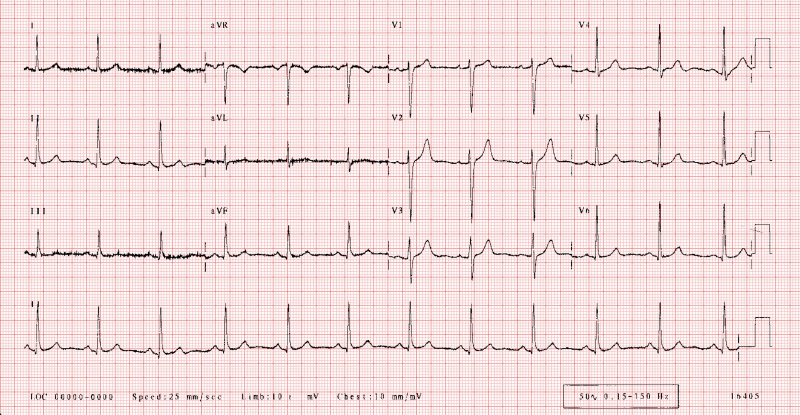
#> input picture backend/tests/sample_data/extracted_blob_7.jpg, 1600 x 829 px (shown at 1/2 size)
$ python -i ecg_reconstructor.py   (imports and definitions only)
#> lines starting #> are read from the running program, lines starting #| are printed output that depends on the picture; after the words box and inside, x2 and y2 are one past the last pixel; in counts of white or black regions, pixels touching at a corner belong together
"""
Spandan AI - Medical-Grade ECG Report Reconstructor
Converts scanned/photographed physical 12-lead ECG reports into standardized,
clean, noise-free, and clinically faithful digital ECG vector records and rendered sheets.

Adheres strictly to Medical-Correctness Rules:
1. No generative/diffusion/GAN models: deterministic signal extraction only.
2. Zero fabricated signal: no synthetic fallback. Gaps > 40ms remain as NaNs.
3. True physical amplitude and timing preserved (mV and seconds, not normalized to 1).
4. Full vertical extent preserved for steep QRS complexes (no peak clipping).
5. Diagnostic filtering: <= 0.05 Hz zero-phase highpass, light lowpass, fidelity checks.
6. Rhythm, intervals, and morphology strictly preserved.
7. Visible regulatory disclaimer in header/footer.
"""

import os
# [2 lines not run here, left out]
import io
import re
import math
import base64
import logging
from typing import Dict, Any, Tuple, List, Optional

import cv2
import numpy as np
from PIL import Image, ExifTags
from scipy import signal, ndimage, stats
import matplotlib
# [1 line not run here, left out]
import matplotlib.pyplot as plt

logger = logging.getLogger("ecg_reconstructor")

# RapidOCR optional import
try:
    from rapidocr_onnxruntime import RapidOCR
    _RAPID_OCR_INSTANCE = RapidOCR()
except Exception as e:
    logger.warning(f"RapidOCR initialization failed: {e}")
    _RAPID_OCR_INSTANCE = None

DISCLAIMER_TEXT = "Digitally reconstructed from a scanned image. Not the original recording. For reference only, not for diagnosis."

# Standard 12-Lead ECG Layout mapping (Row, Col) -> Lead Name
STANDARD_12_LEAD_LAYOUT = [
    ("I", 0, 0), ("aVR", 0, 1), ("V1", 0, 2), ("V4", 0, 3),
    ("II", 1, 0), ("aVL", 1, 1), ("V2", 1, 2), ("V5", 1, 3),
    ("III", 2, 0), ("aVF", 2, 1), ("V3", 2, 2), ("V6", 2, 3),
]

CABRERA_12_LEAD_LAYOUT = [
    ("aVL", 0, 0), ("I", 0, 1), ("-aVR", 0, 2), ("V4", 0, 3),
    ("II", 1, 0), ("aVF", 1, 1), ("III", 1, 2), ("V5", 1, 3),
    ("V1", 2, 0), ("V2", 2, 1), ("V3", 2, 2), ("V6", 2, 3),
]


# ---------------------------------------------------------------------------
# STAGE 1: Image Loading, EXIF Correction, Perspective Rectification & Deskew
# ---------------------------------------------------------------------------

# [28 lines left out: function load_and_orient_image, not called in this run]


def rectify_paper_perspective(image_bgr: np.ndarray) -> Tuple[np.ndarray, bool]:
    """
    Detect paper boundary quadrilateral and apply perspective correction.
    IMPORTANT: If the paper is already flat and covers >= 85% of the frame with
    corners close to image boundaries, perspective warping is skipped to prevent
    Moiré interference on fine 1-pixel grid lines, and deskewing is applied instead.
    Returns (rectified_bgr, was_warped).
    """
    h, w = image_bgr.shape[:2]
    gray = cv2.cvtColor(image_bgr, cv2.COLOR_BGR2GRAY)

    # Downscale for fast contour detection
    scale = 800.0 / max(h, w)
    if scale < 1.0:
        small = cv2.resize(gray, (int(w * scale), int(h * scale)))
    else:
        small = gray
        scale = 1.0

    sh, sw = small.shape[:2]
    blurred = cv2.GaussianBlur(small, (5, 5), 0)
    edges = cv2.Canny(blurred, 40, 140)
    kernel = cv2.getStructuringElement(cv2.MORPH_RECT, (5, 5))
    dilated = cv2.dilate(edges, kernel, iterations=2)

    contours, _ = cv2.findContours(dilated, cv2.RETR_EXTERNAL, cv2.CHAIN_APPROX_SIMPLE)
    quad_found = False
    best_poly = None
    max_area = 0

    image_area = sh * sw
    for cnt in contours:
        area = cv2.contourArea(cnt)
        if area > 0.35 * image_area:
            peri = cv2.arcLength(cnt, True)
            poly = cv2.approxPolyDP(cnt, 0.025 * peri, True)
            if len(poly) == 4 and cv2.isContourConvex(poly):
                if area > max_area:
                    max_area = area
                    best_poly = poly
                    quad_found = True

    if quad_found and best_poly is not None:
        pts = best_poly.reshape(4, 2) / scale
        rect = _order_quad_points(pts)
        (tl, tr, br, bl) = rect

        # Flat-scan check: If quad covers >= 75% of image and corners are within 15% of frame
        area_ratio = max_area / float(image_area)
        margin_x = 0.15 * w
        margin_y = 0.15 * h
        is_nearly_full_frame = (
            area_ratio >= 0.75 and
            tl[0] <= margin_x and tl[1] <= margin_y and
            tr[0] >= (w - margin_x) and tr[1] <= margin_y and
            br[0] >= (w - margin_x) and br[1] >= (h - margin_y) and
            bl[0] <= margin_x and bl[1] >= (h - margin_y)
        )

        if is_nearly_full_frame:
            # Skip perspective warp to prevent grid aliasing / Moiré beat frequencies
            deskewed = _deskew_image(image_bgr)
            return deskewed, False

        width_a = np.linalg.norm(br - bl)
        width_b = np.linalg.norm(tr - tl)
        max_w = int(max(width_a, width_b))

        height_a = np.linalg.norm(tr - br)
        height_b = np.linalg.norm(tl - bl)
        max_h = int(max(height_a, height_b))

        if max_w > 100 and max_h > 100:
            dst = np.array([
                [0, 0],
                [max_w - 1, 0],
                [max_w - 1, max_h - 1],
                [0, max_h - 1]
            ], dtype=np.float32)

            matrix = cv2.getPerspectiveTransform(rect, dst)
            warped = cv2.warpPerspective(image_bgr, matrix, (max_w, max_h), flags=cv2.INTER_LINEAR)
            return warped, True

    # Fallback: estimate skew angle from Hough lines
    deskewed = _deskew_image(image_bgr)
    return deskewed, False


def _order_quad_points(pts: np.ndarray) -> np.ndarray:
    """Orders 4 points: top-left, top-right, bottom-right, bottom-left."""
    rect = np.zeros((4, 2), dtype=np.float32)
    s = pts.sum(axis=1)
    rect[0] = pts[np.argmin(s)] # Top-left has smallest sum
    rect[2] = pts[np.argmax(s)] # Bottom-right has largest sum

    diff = np.diff(pts, axis=1)
    rect[1] = pts[np.argmin(diff)] # Top-right has smallest diff
    rect[3] = pts[np.argmax(diff)] # Bottom-left has largest diff
    return rect


def _deskew_image(image: np.ndarray) -> np.ndarray:
    """Deskew image by detecting horizontal grid lines or text orientation."""
    gray = cv2.cvtColor(image, cv2.COLOR_BGR2GRAY)
    edges = cv2.Canny(gray, 50, 150, apertureSize=3)
    lines = cv2.HoughLinesP(edges, 1, np.pi / 180, threshold=100, minLineLength=100, maxLineGap=10)

    if lines is None or len(lines) == 0:
        return image

    angles = []
    for line in lines:
        pts = line.reshape(-1)
        if len(pts) >= 4:
            x1, y1, x2, y2 = int(pts[0]), int(pts[1]), int(pts[2]), int(pts[3])
            angle = math.degrees(math.atan2(y2 - y1, x2 - x1))
            if abs(angle) < 25.0:
                angles.append(angle)

    if len(angles) >= 5:
        median_angle = float(np.median(angles))
        if abs(median_angle) > 0.3:
            h, w = image.shape[:2]
            center = (w // 2, h // 2)
            M = cv2.getRotationMatrix2D(center, median_angle, 1.0)
            return cv2.warpAffine(image, M, (w, h), flags=cv2.INTER_LINEAR, borderMode=cv2.BORDER_REPLICATE)

    return image


# [1520 lines left out: functions normalize_illumination, detect_grid_and_calibration, _estimate_grid_periodicity_two_tier, _estimate_pulse_px_per_mm, run_ocr_detection, separate_trace_and_mask_text and 10 more, not called in this run]

>>> import cv2
>>> picture = cv2.imread('../tests/sample_data/extracted_blob_7.jpg')
#> picture is the input picture: shape (829, 1600, 3); mean B, G, R 219.1, 219.5, 241.9
>>> result = rectify_paper_perspective(picture)
#> in rectify_paper_perspective, `gray = cv2.cvtColor(image_bgr, cv2.COLOR_BGR2GRAY)`:
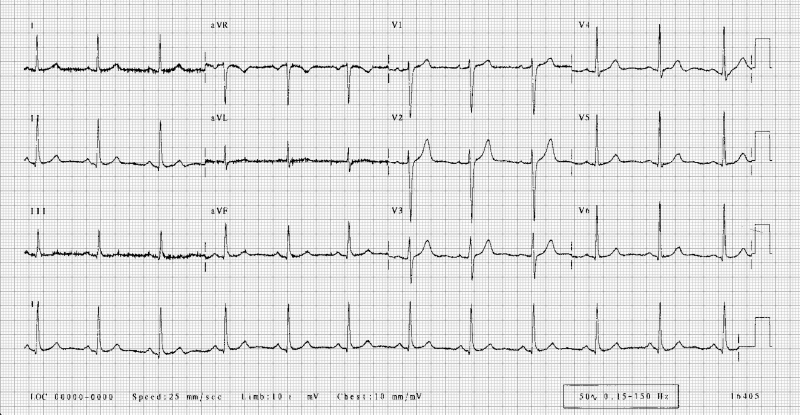
#> gray: shape (829, 1600) (shown at 1/2 size); min 0, max 255, mean 226.1
#> in rectify_paper_perspective, `small = cv2.resize(gray, (int(w * scale), int(h * scale)))`:
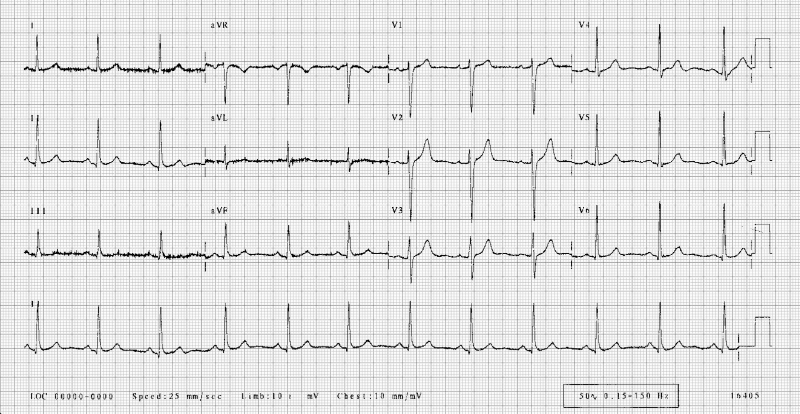
#> small: shape (414, 800); min 0, max 255, mean 226
#> in rectify_paper_perspective, `blurred = cv2.GaussianBlur(small, (5, 5), 0)`:
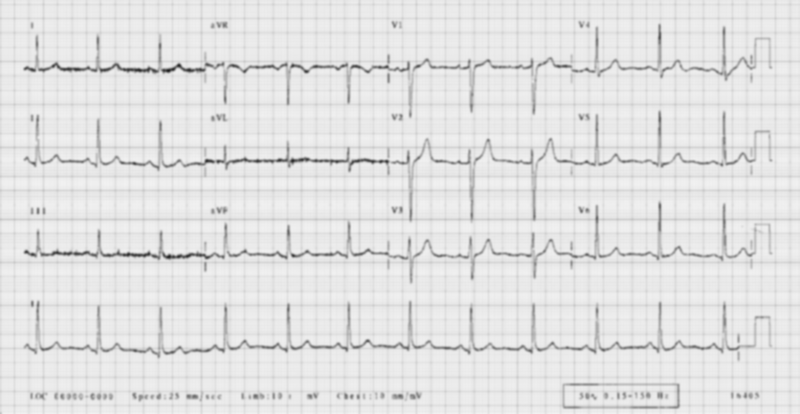
#> blurred: shape (414, 800); min 30, max 242, mean 226
#> in rectify_paper_perspective, `edges = cv2.Canny(blurred, 40, 140)`:
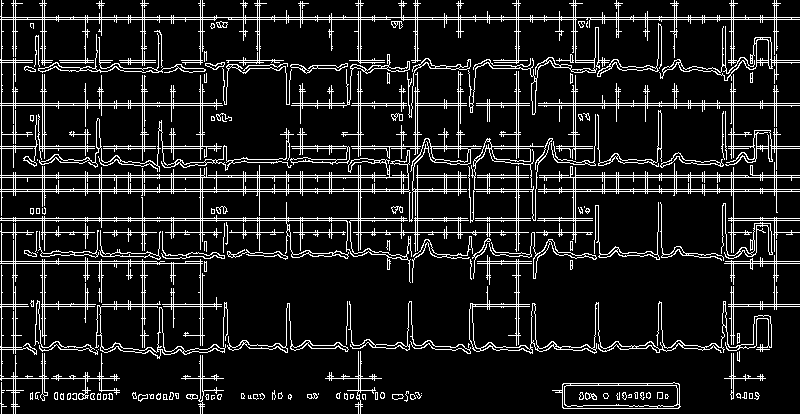
#> edges: shape (414, 800); 11.6% white in thin lines or dots
#> in rectify_paper_perspective, `dilated = cv2.dilate(edges, kernel, iterations=2)`:
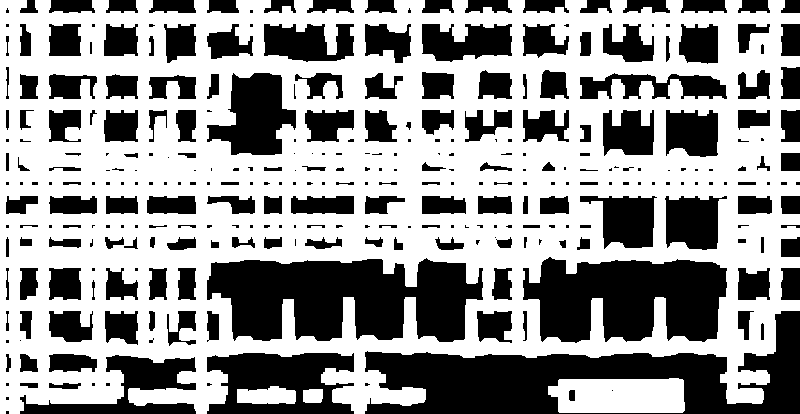
#> dilated: shape (414, 800); 58.7% white; 310 black regions (136 under 20 px)
#> in rectify_paper_perspective, `contours, _ = cv2.findContours(dilated, cv2.RETR_EXTERNAL, cv2.CHAIN_A..`: contours = 4 contours; box (x1, y1, x2, y2) and area: (0, 0, 800, 414) 284474, (548, 378, 685, 413) 4238, (237, 386, 296, 404) 800, (303, 389, 323, 403) 236
#> the loop in rectify_paper_perspective, `for cnt in contours:` made 4 passes
#> (area, peri, max_area, best_poly, quad_found) on pass 4: (284474, 4498.3, 284474, [[0, 0], [0, 413], [762, 402], [784, 0]], True)
#> area on passes 1 to 3: 236, 800.5, 4237.5
#> after the loop in rectify_paper_perspective, `for cnt in contours:`: max_area = 284474; quad_found = True
#> in rectify_paper_perspective, `pts = best_poly.reshape(4, 2) / scale`: pts = [[0, 0], [0, 826], [1524, 804], [1568, 0]]
#> in _order_quad_points, `s = pts.sum(axis=1)`: s = [0, 826, 2328, 1568]
#> in _order_quad_points, `diff = np.diff(pts, axis=1)`: diff = [0, 826, -720, -1568]
#> in rectify_paper_perspective, `rect = _order_quad_points(pts)`: rect = [[0, 0], [1568, 0], [1524, 804], [0, 826]]
#> in rectify_paper_perspective, `(tl, tr, br, bl) = rect`: tl = [0, 0]; tr = [1568, 0]; br = [1524, 804]; bl = [0, 826]
#> in rectify_paper_perspective, `area_ratio = max_area / float(image_area)`: area_ratio = 0.859
#> in rectify_paper_perspective, `is_nearly_full_frame = ( area_ratio >= 0.75 and tl[0] <= margin_x and ..`: is_nearly_full_frame = True
#> in _deskew_image, `edges = cv2.Canny(gray, 50, 150, apertureSize=3)`:
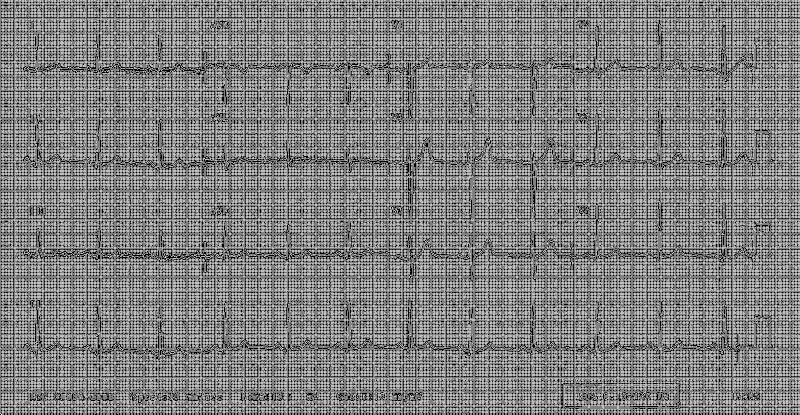
#> edges: shape (829, 1600) (shown at 1/2 size); 50.1% white; black in thin lines or dots
#> in _deskew_image, `lines = cv2.HoughLinesP(edges, 1, np.pi / 180, threshold=100, minLineL..`: lines = 964 rows, first 6: [1, 294, 1599, 294], [1, 214, 1599, 214], [1, 566, 1599, 566], [1, 782, 1599, 782], [1, 457, 1599, 457], [1, 610, 1599, 610]
#> the loop in _deskew_image, `for line in lines:` made 964 passes
#> (x1, y1, x2, y2) on passes 1 to 12: (1, 294, 1599, 294), (1, 214, 1599, 214), (1, 566, 1599, 566), (1, 782, 1599, 782), (1, 457, 1599, 457), (1, 610, 1599, 610), (1, 581, 1599, 581), (1, 727, 1599, 727), (0, 239, 1599, 239), (1, 95, 1599, 95), (1, 409, 1599, 409), (1, 495, 1599, 495)
#> after the loop in _deskew_image, `for line in lines:`: angles = 964 values from 0 to 0
#> in _deskew_image, `median_angle = float(np.median(angles))`: median_angle = 0

$ run again, on backend/tests/sample_data/diag_original.png
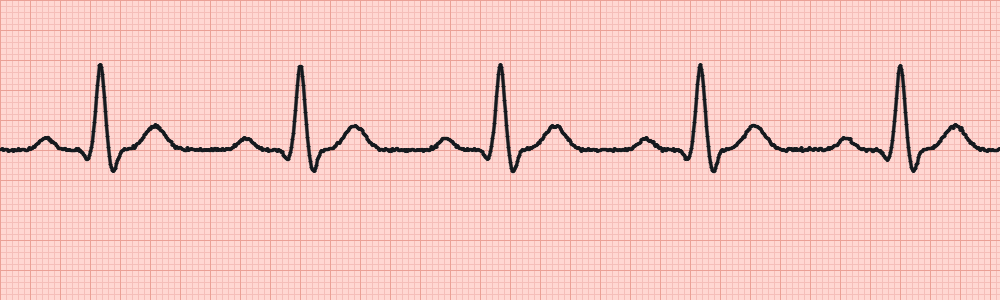
#> input picture backend/tests/sample_data/diag_original.png, 1000 x 300 px
#> picture is the input picture: shape (300, 1000, 3); mean B, G, R 195.5, 200.5, 245
#> in rectify_paper_perspective, `dilated = cv2.dilate(edges, kernel, iterations=2)`:
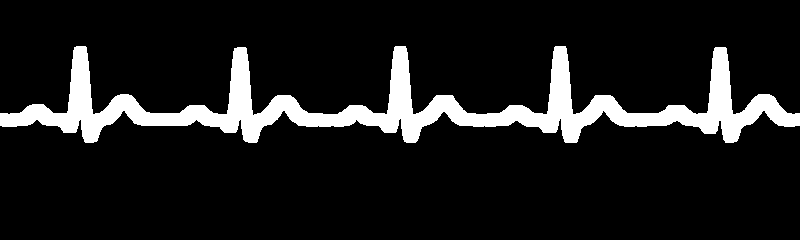
#> dilated: shape (240, 800); 11.2% white; 1 white region
#> contours = 1 contour; box (x1, y1, x2, y2) and area: (0, 46, 800, 143) 20230
#> the loop in rectify_paper_perspective, `for cnt in contours:` made 1 pass
#> area on pass 1: 20230.5
#> after the loop in rectify_paper_perspective, `for cnt in contours:`: max_area = 0; quad_found = False
#> in _deskew_image, `edges = cv2.Canny(gray, 50, 150, apertureSize=3)`:
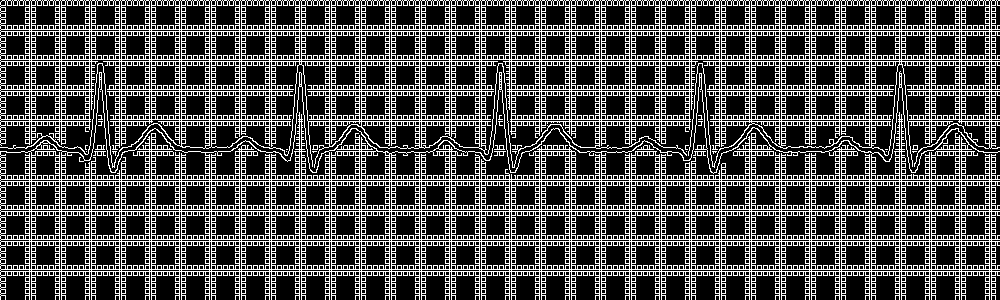
#> edges: shape (300, 1000); 29.6% white in thin lines or dots
#> lines = 104 rows, first 6: [1, 241, 999, 241], [1, 209, 999, 209], [1, 91, 999, 91], [1, 179, 999, 179], [1, 271, 999, 271], [1, 31, 999, 31]
#> the loop in _deskew_image, `for line in lines:` made 104 passes
#> (x1, y1, x2, y2, angle) on passes 1 to 8: (1, 241, 999, 241, 0), (1, 209, 999, 209, 0), (1, 91, 999, 91, 0), (1, 179, 999, 179, 0), (1, 271, 999, 271, 0), (1, 31, 999, 31, 0), (1, 29, 999, 29, 0), (1, 61, 999, 61, 0)
#> after the loop in _deskew_image, `for line in lines:`: angles = 103 values, max 1.05 at index 94, min -1.03 at index 82, mean -0.0284
#> median_angle = 0
